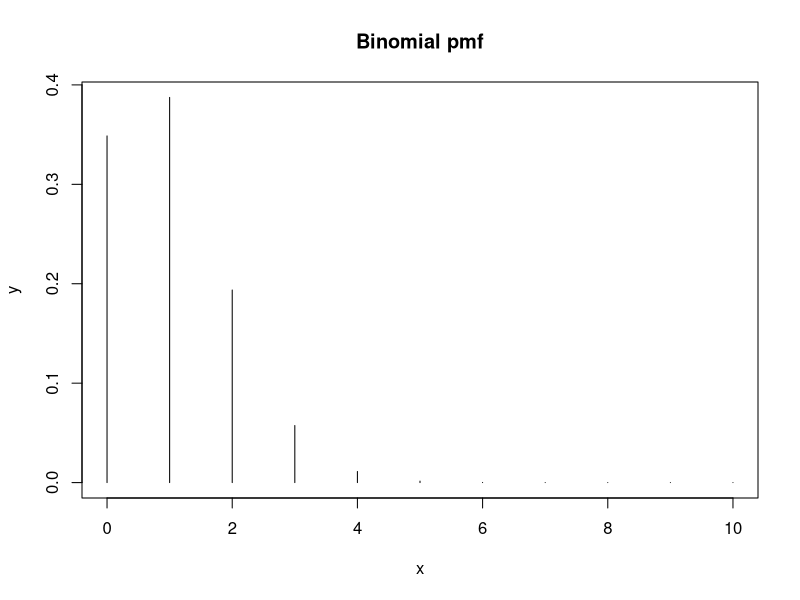
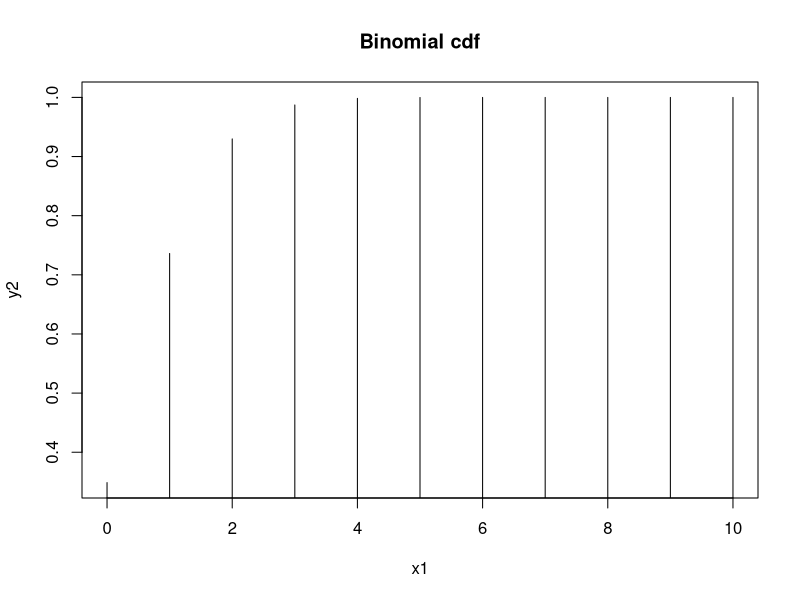
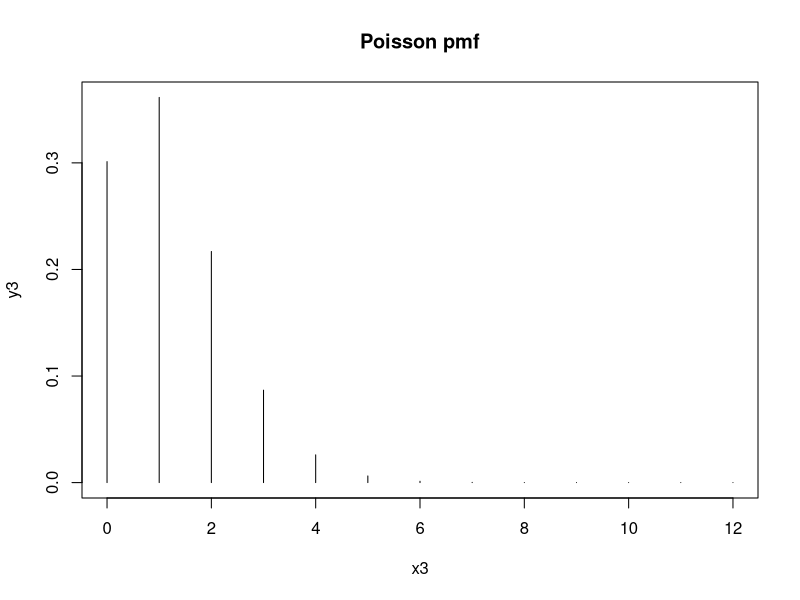
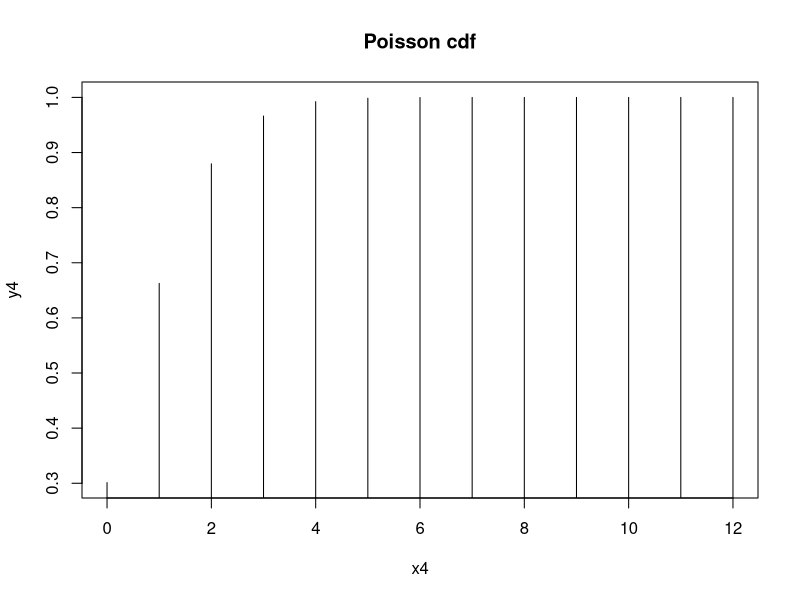
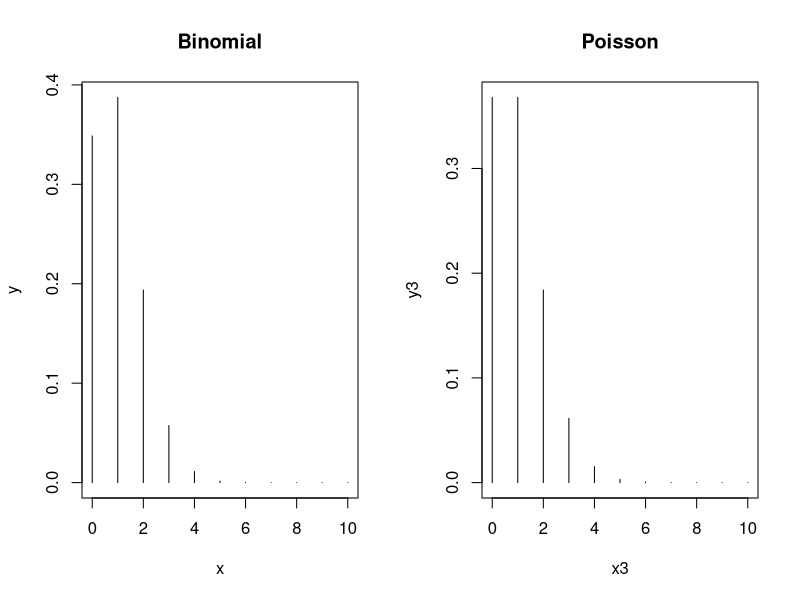
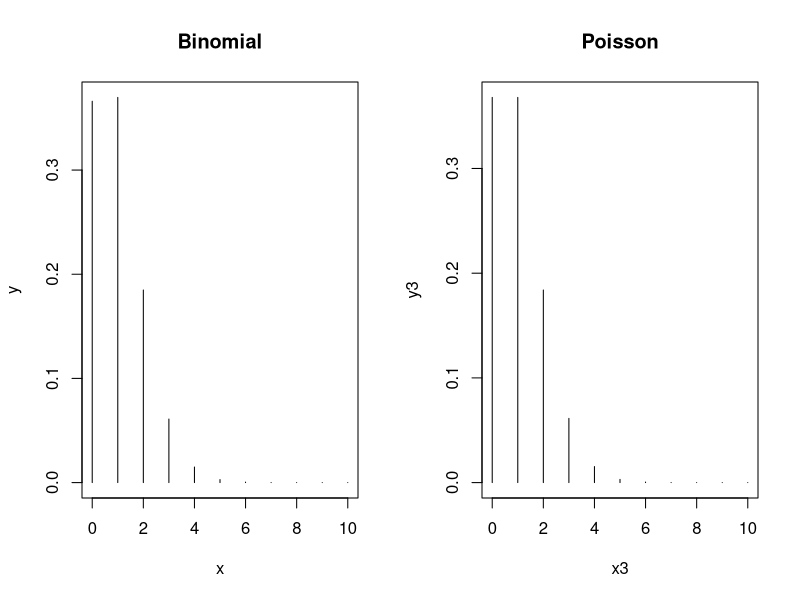
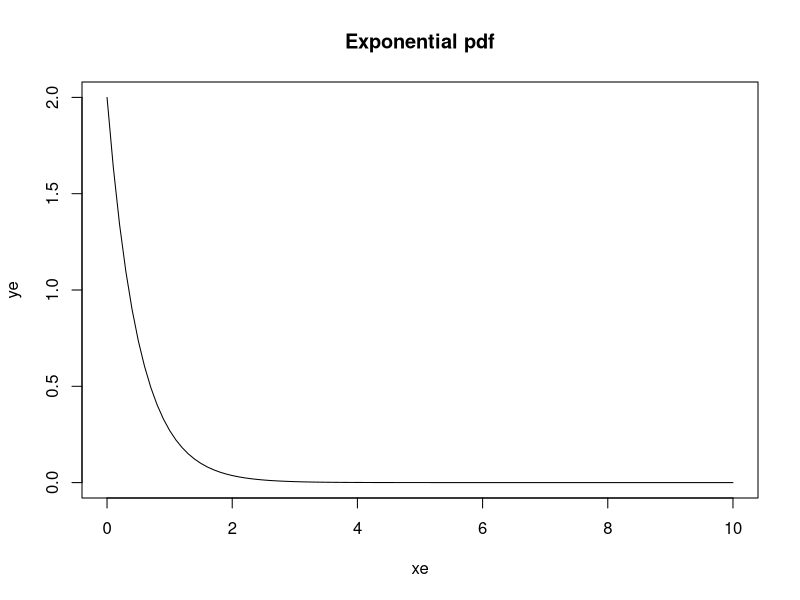
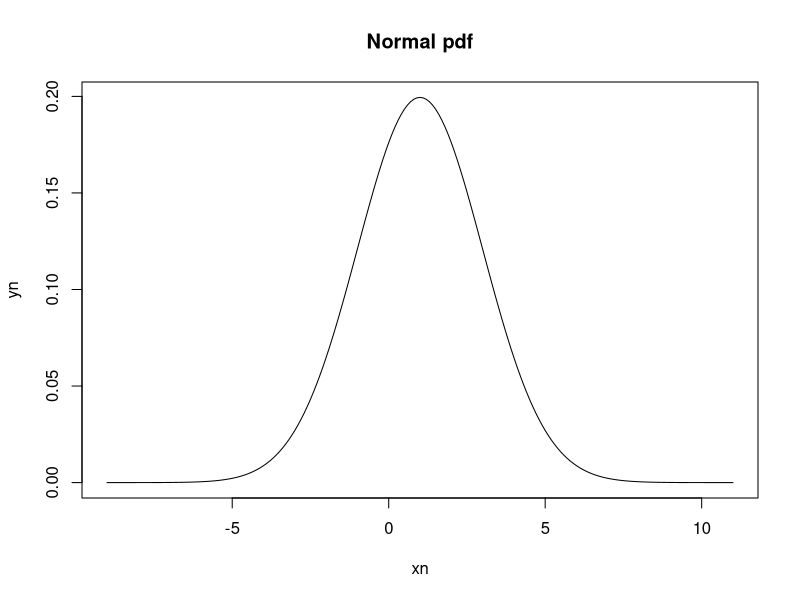

Here is the R script that generated these plots, in order:

# EVE 131 Lecture Mon Oct 21, 2019
# Exploring probability disttributions in R

# Rounding fun
round(12.500,0)
round(13.500,0)
x <- c(1.2500,1.3500,1.467,1.499)
round(x,1)


# Discrete distributions

# Probability mass functions (pmfs) and cumulative distribution functions (cdfs)
par(mfrow=c(1,1))
# Binomial Distribution
# pmf
p=0.1; n=10
dbinom(4,n,p)
x <- seq(0,n,by=1)
y <- dbinom(x,n,p)
plot(x,y,type="h",main="Binomial pmf")
# expectation
e <- y*x
expbin <- sum(e)
# variance
v <- y*(x - expbin)^2
varbin <- sum(v)
# cdf
pbinom(4,n,p)
x1 <- seq(0,n,by=1)
y2 <- pbinom(x1,n,p)
plot(x1,y2,type="h",main="Binomial cdf")
# simulate random variables
rx <- rbinom(100,n,p)
mean(rx)
var(rx)

# Poisson Distribution
la=1.2; n2=round(10*la,0)
dpois(4,la)
x3 <- seq(0,n2,by=1)
y3 <- dpois(x3,la)
plot(x3,y3,type="h",main="Poisson pmf")
# expectation
e3 <- y3*x3
expbin3 <- sum(e3)
# variance
v3 <- y3*(x3 - expbin3)^2
varbin3 <- sum(v3)
#cdf
ppois(4,la)
x4 <- seq(0,n2,by=1)
y4 <- ppois(x4,la)
plot(x4,y4,type="h",main="Poisson cdf")
# simulate random variables
rxp <- rpois(100,la)
mean(rxp)
var(rxp)


# Poisson approximation to binomial (n -> Infty & np -> la)
# n=10 p=0.1 la=1
p=0.1; n=10
par(mfrow=c(1,2))
x <- seq(0,n,by=1)
y <- dbinom(x,n,p)
plot(x,y,type="h",main="Binomial")
la=1; 
x3 <- seq(0,n,by=1)
y3 <- dpois(x3,la)
plot(x3,y3,type="h",main="Poisson")
# n=100 p=0.01 la=1
p=0.01; n=100
par(mfrow=c(1,2))
x <- seq(0,10,by=1)
y <- dbinom(x,n,p)
plot(x,y,type="h",main="Binomial")
la=1; 
x3 <- seq(0,10,by=1)
y3 <- dpois(x3,la)
plot(x3,y3,type="h",main="Poisson")

# Continuous distributions

# Probability density functions (pdfs) and cumulative distribution functions (cdfs)
par(mfrow=c(1,1))
# Exponential Distribution
# pdf
la=2; ne=10
dexp(0.1,la)
xe <- seq(0,ne,by=0.1)
ye <- dexp(xe,la)
plot(xe,ye,type="l",main="Exponential pdf")
# probability variable is between 1 and 2
integrate(f <- function(x){return(dexp(x,la))},1,2)
integrate(f <- function(x){return(dexp(x,la))},1,2)$value
# expectation
expexp <- integrate(f <- function(x){return(x*dexp(x,la))},0,la*10)
print(expexp$value)
# variance
varexp <- integrate(f <- function(x){return(dexp(x,la)*(expexp$value-x)^2)},0,la*10) 
print(varexp$value)
# cdf
pexp(2,la)
integrate(f <- function(x){return(dexp(x,la))},0,2)$value
# simulate random variables
rxe <- rexp(100,2)
mean(rxe)
var(rxe)

# Normal Distribution
# pdf
mu1=1; sd1=2; ne=10
dnorm(2,mu1,sd1)
xn <- seq(-ne+mu1,ne+mu1,by=0.1)
yn <- dnorm(xn,mu1,sd1)
plot(xn,yn,type="l",main="Normal pdf")
# expectation
expnorm <- integrate(f <- function(x){return(x*dnorm(x,mu1,sd1))},-20,20)
print(expnorm$value)
# variance
varnorm <- integrate(f <- function(x){return(dnorm(x,mu1,sd1)*(expnorm$value-x)^2)},-20,20) 
print(varnorm$value)
# cdf
pnorm(1.96,0,1)
integrate(f <- function(x){return(dnorm(x,0,1))},-20,1.96)$value
# simulate random variables
rxn <- rnorm(100,mu1,sd1)
mean(rxn)
var(rxn)

